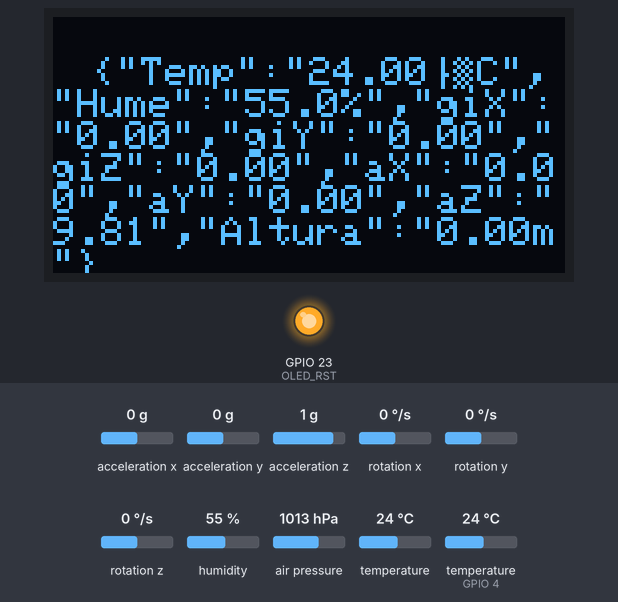
Bench run of a sketch on a simulated ESP32. On the bench: 128×64 one-colour display, output pins drawn as LEDs (lit = HIGH). The inputs (shaded band) are chosen by the test bench; at power-on: rotation x 0 °/s, humidity 55 %, temperature (sensor on GPIO 4) 24 °C, acceleration x 0 g, acceleration y 0 g, acceleration z 1 g, rotation y 0 °/s, rotation z 0 °/s, air pressure 1013 hPa, temperature 24 °C. No radio packets arrive unless stated; what the sketch prints to the serial monitor is not drawn.

Above: at 3.8 s.
3.9 s: rotation x set to -192 °/s
At 4.07 s:
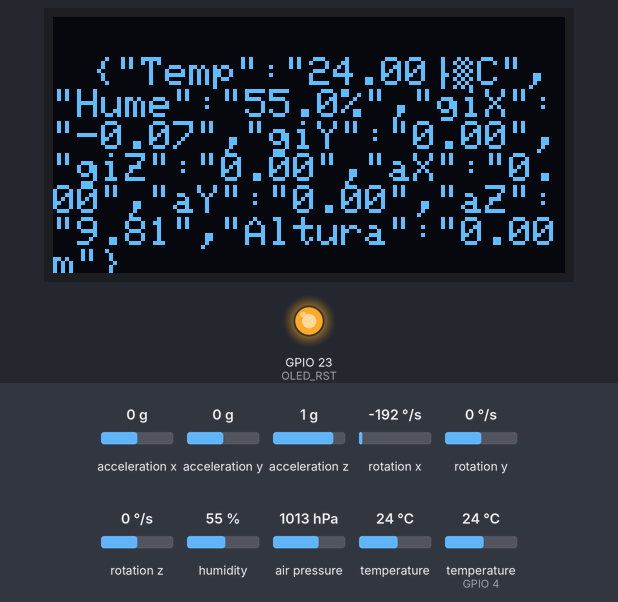
5.5 s: humidity set to 22 %
At 5.67 s:
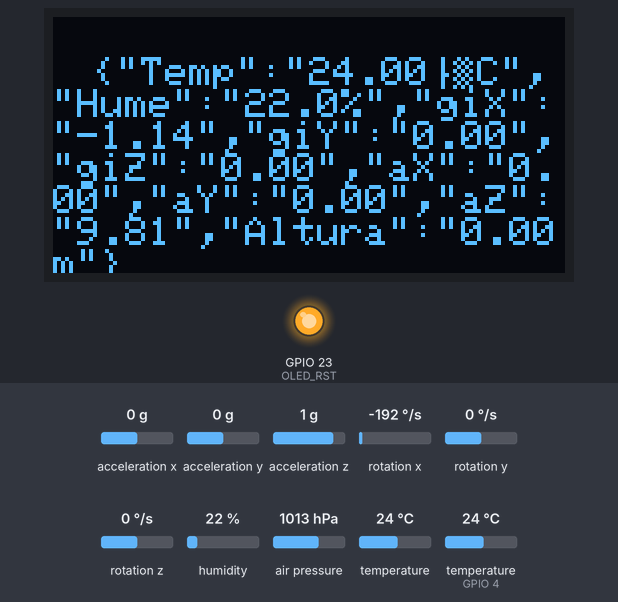
7.1 s: rotation x set to 14 °/s
At 7.47 s:
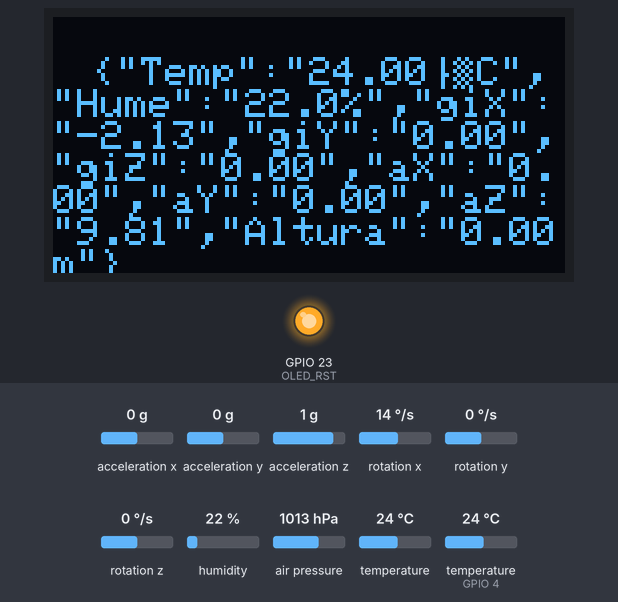
8.8 s: temperature (sensor on GPIO 4) set to 12 °C
At 9.12 s:
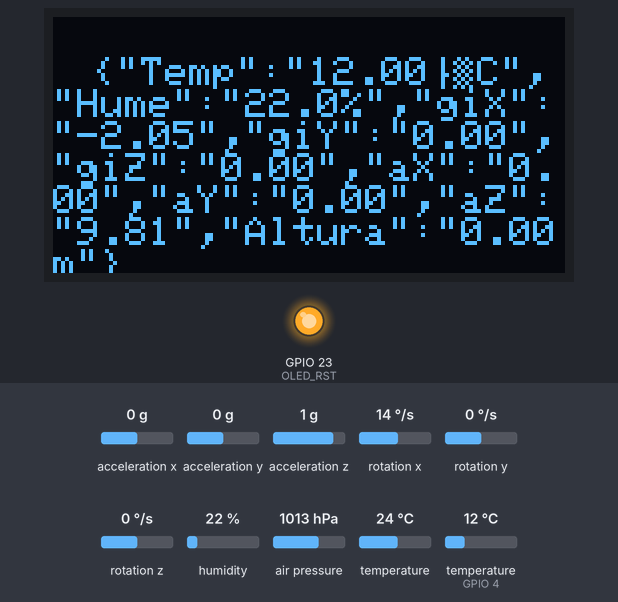
10.4 s: acceleration x set to -1.4 g
At 11.97 s:
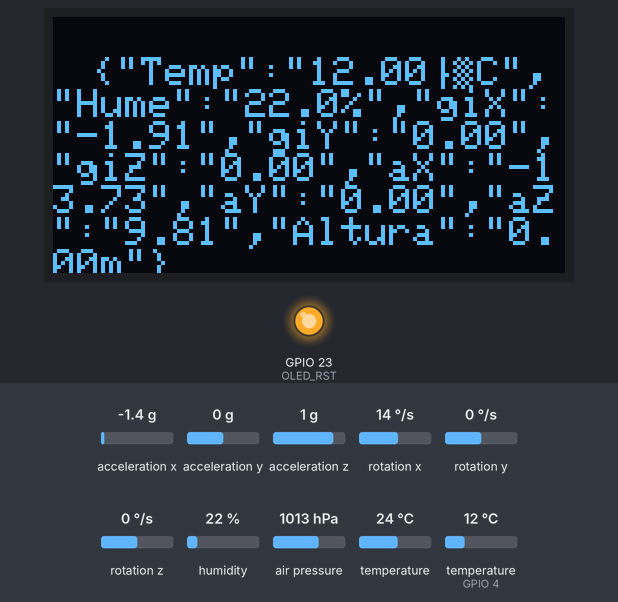
12.0 s: acceleration y set to -1.4 g
At 12.22 s:
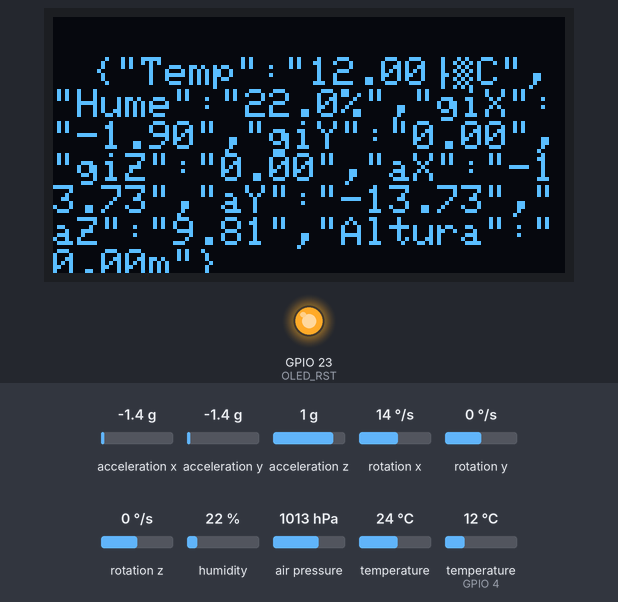

The sketch:

codigoIntegrado.ino
```cpp
//Programa para la transmitir lecturas de los sensores a un LoRa32-Oled receptor
//Usando el protocolo de comunicación LoRa

#include <Adafruit_MPU6050.h>
#include <Adafruit_SSD1306.h>
#include <Adafruit_GFX.h>
#include <Adafruit_BMP085.h>
#include <Adafruit_Sensor.h>
#include <Ticker.h>
#include <DHTesp.h>
#include <Arduino_JSON.h>
#include <Wire.h>
#include <LoRa.h>
#include <SPI.h>

//OLED pins
#define OLED_SDA 21
#define OLED_SCL 22
#define OLED_RST 23
#define SCREEN_WIDTH 128   // Ancho del display OLED
#define SCREEN_HEIGHT 64   // Alto del display OLED

//Se definen los pines que serán usados en el módulo transeptor LoRa
#define SCK 5
#define MISO 19
#define MOSI 27
#define SS 18
#define RST 14
#define DIO0 26
//433E6 para Asia, 866E6 para Europa, 915E6 para América
#define BAND 433E6

Ticker temperatur;
Ticker humiditi;
Ticker gyrosxyz;
Ticker accxyz;
Ticker altura;

// Crea una instancia de objetos Adafruit
Adafruit_SSD1306 display(SCREEN_WIDTH, SCREEN_HEIGHT, &Wire, -1);
Adafruit_MPU6050 mpu;
Adafruit_BMP085 bmp;

int pinDHT = 4;
DHTesp dht;

//Variables para manejo de datos LoRa
int readingID = 0;
int counter = 0;
String LoRaMessage = "";

sensors_event_t a, g, temp;
float gyroX, gyroY, gyroZ;
float accX, accY, accZ;
float temperature;

//Gyroscope sensor deviation
float gyroXerror = 0.07;
float gyroYerror = 0.03;
float gyroZerror = 0.01;

// Variable JSON para mantener las lecturas de los sensores
JSONVar readings;

float alturaInicial = 0.0;

void getGyroReadings() {
  mpu.getEvent(&a, &g, &temp);

  float gyroX_temp = g.gyro.x;
  if (abs(gyroX_temp) > gyroXerror)  {
    gyroX += gyroX_temp / 50.00;
  }

  float gyroY_temp = g.gyro.y;
  if (abs(gyroY_temp) > gyroYerror) {
    gyroY += gyroY_temp / 70.00;
  }

  float gyroZ_temp = g.gyro.z;
  if (abs(gyroZ_temp) > gyroZerror) {
    gyroZ += gyroZ_temp / 90.00;
  }

  readings["giX"] = String(gyroX);
  readings["giY"] = String(gyroY);
  readings["giZ"] = String(gyroZ);
}

void getAccReadings() {
  mpu.getEvent(&a, &g, &temp);
  // Get current acceleration values
  accX = a.acceleration.x;
  accY = a.acceleration.y;
  accZ = a.acceleration.z;
  readings["aX"] = String(accX);
  readings["aY"] = String(accY);
  readings["aZ"] = String(accZ);
}

void getTemperatura(){
  //Obtenemos el arreglo de datos (humedad y temperatura)
  TempAndHumidity data = dht.getTempAndHumidity();
  readings["Temp"] = String(data.temperature, 2)+ "°C";
}

void getHumedad(){
  //Obtenemos el arreglo de datos (humedad y temperatura)
  TempAndHumidity data = dht.getTempAndHumidity();
  //Mostramos los datos de la temperatura y humedad
  readings["Hume"] = String(data.humidity, 1)+ "%";
}

void getAltura() {
  float altitude = bmp.readAltitude();
  readings["Altura"] = String(altitude - alturaInicial)+ "m";
}

void startDHT(){
  dht.setup(pinDHT, DHTesp::DHT22);
  TempAndHumidity data = dht.getTempAndHumidity();
  float humedityTem = data.humidity;
  float temperatureTem = data.temperature;

  if(!isnan(humedityTem) && !isnan(temperatureTem)){
    temperatur.attach(.1, getTemperatura);
    humiditi.attach(.1, getHumedad);
  }
}

void startMPU(){
  if (mpu.begin()) {
    delay(250);
    gyrosxyz.attach(.1, getGyroReadings);
    accxyz.attach(.1, getAccReadings);
  }
}

void startBMP() {
  if (bmp.begin()) {
    delay(250);
    alturaInicial = bmp.readAltitude();
    altura.attach(.1, getAltura);
  }
}

//Initialize OLED display
void startOLED(){
  //reset OLED display via software
  pinMode(OLED_RST, OUTPUT);
  digitalWrite(OLED_RST, LOW);
  delay(20);
  digitalWrite(OLED_RST, HIGH);

  //initialize OLED
  Wire.begin(OLED_SDA, OLED_SCL);
  if(!display.begin(SSD1306_SWITCHCAPVCC, 0x3c, false, false)) { // Address 0x3C for 128x32
    Serial.println(F("SSD1306 allocation failed"));
    for(;;); // Don't proceed, loop forever
  }
  display.clearDisplay();
  display.setTextColor(WHITE);
  display.setTextSize(1);
  display.setCursor(0,0);
  display.print("LORA SENDER");
}

void startLoRA(){
  //SPI LoRa pins
  SPI.begin(SCK, MISO, MOSI, SS);
  //configuración del módulo transeptor
  LoRa.setPins(SS, RST, DIO0);

  while (!LoRa.begin(BAND) && counter < 10) {
    Serial.print(".");
    counter++;
    delay(500);
  }
  if (counter == 10) {
    // Incrementa el readingID cada nueva lectura
    readingID++;
    Serial.println("Starting LoRa failed!");
  }
  Serial.println("LoRa Initialization OK!");
  display.setCursor(0,10);
  display.clearDisplay();
  display.print("LoRa Initializing OK!");
  display.display();
  delay(2000);
}

void setup() {
  Serial.begin(115200);
  startOLED();
  startLoRA();
  startDHT();
  startMPU();
  startBMP();
}

void loop() {
  LoRa.beginPacket();
  LoRa.print(JSON.stringify(readings));
  LoRa.endPacket();

  display.clearDisplay();
  display.setCursor(10, 10);
  display.println(JSON.stringify(readings));
    // Muestra el mensaje en el display
  display.display();
}
```

Measured:
- after the input at 3.9 s, the display: changes after 0.13 s (image 1)
